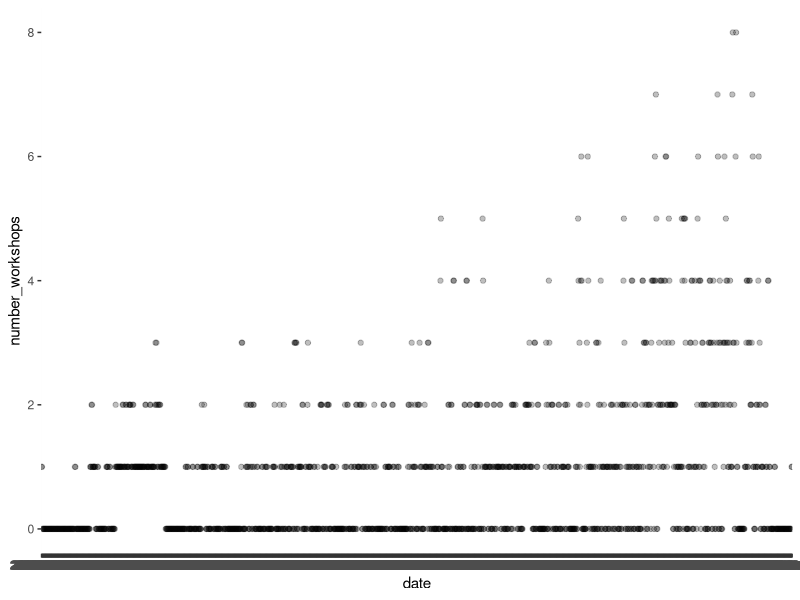

R code for this plot: (Note: this script raises an error after producing the figure.)
library(ggplot2)
library(tidyr)
library(cowplot)

active <- read.csv("active-workshops.csv", header=FALSE, sep=",")
names(active)[1] <- "date"
names(active)[2] <- "number_workshops"

p <- ggplot(active, aes(date, number_workshops))
p + geom_point(alpha = 1/4)

active.split <- active %>% 
  separate(date, c("year", "month", "day"), sep = "\\-") 
active.sum.month <- active.split %>% 
  group_by(year, month) %>%
  summarize(workshops.per.month = sum(number_workshops)) 
active.sum.month$date <- paste(active.sum.month$year, active.sum.month$month, sep="-")

require(cowplot)  
q <- ggplot(active.sum.month, aes(x=date, y=workshops.per.month, colour = factor (year))) + 
  geom_point() + background_grid(major = "y", minor = "none")  +
  theme(axis.text.x = element_text(angle=70, vjust=0.5))
q            